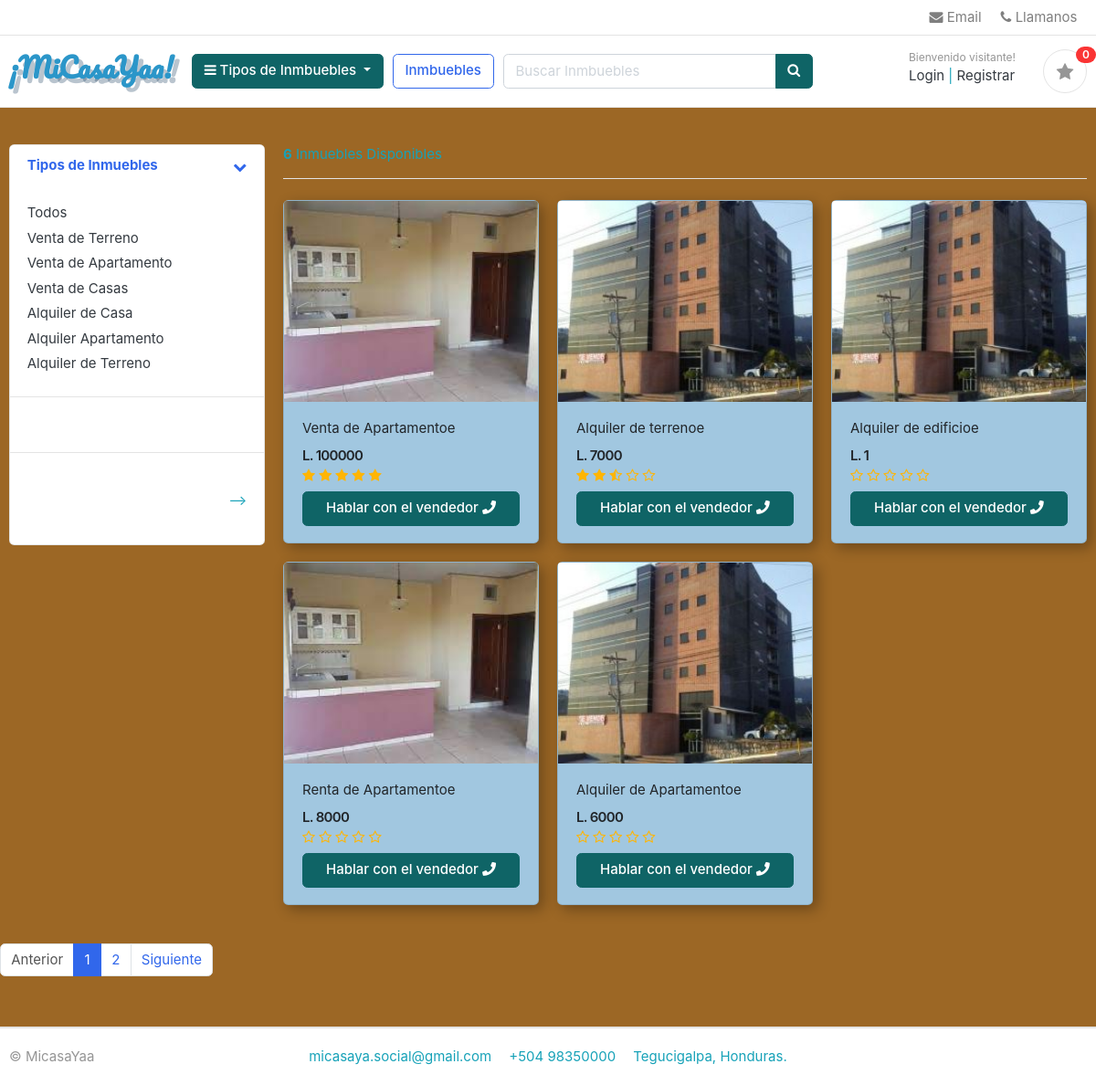
/store/, run on the app's committed database.
### category/models.py (models this page shows, shortened)
class Category(models.Model):
    category_name = models.CharField(max_length=20, unique= True)
    description = models.CharField(max_length=255, blank= True)
    slug = models.CharField(max_length=100,  unique = True)
    cat_image = models.ImageField(upload_to= 'photos/categories', blank = True)
    def get_url(self):
        return reverse('products_by_category', args=[self.slug])

### store/models.py (models this page shows, shortened)
class Product(models.Model):
    product_name = models.CharField(max_length=200, unique=True)
    slug = models.CharField(max_length=200, unique=True)
    descripton = models.TextField(max_length=500, blank=True)
    price = models.IntegerField()
    images = models.ImageField(upload_to = 'photos/products')
    stock = models.IntegerField()
    is_available = models.BooleanField(default = True)
    category = models.ForeignKey(Category, on_delete=models.CASCADE)
    created_date = models.DateTimeField(auto_now_add=True)
    modified_date = models.DateTimeField(auto_now=True)
    def get_url(self):
        return reverse('product_detail', args=[self.category.slug, self.slug])
    def averageReview(self):
        reviews = ReviewRating.objects.filter(product=self, status=True).aggregate(average=Avg('rating'))
        avg=0
        if reviews['average'] is not None:
            avg = float(reviews['average'])
        return avg

### store/views.py (the view)
# urls.py: path('store/', include('store.urls')),
def store(request, category_slug=None):
    categories = None
    products = None
    if category_slug != None:
        categories = get_object_or_404(Category, slug = category_slug)
        products = Product.objects.filter(category=categories, is_available=True).order_by('id')
        paginator = Paginator(products, 5)
        page = request.GET.get('page')
        paged_products = paginator.get_page(page)
        product_count = products.count()
    else:
        products = Product.objects.all().filter(is_available=True).order_by('id')
        paginator = Paginator(products, 5)
        page = request.GET.get('page')
        paged_products = paginator.get_page(page)
        product_count = products.count()
    context = {
        'products':paged_products,
        'product_count':product_count,
    }
    return render(request, 'store/store.html', context)

### category/context_processors.py (called while the page is built)
def menu_links(request):
    links = Category.objects.all()
    return dict(links=links)

### favorites/context_processors.py (called while the page is built)
def counter(request):
    favorite_count = 0
    try:
        favorite = Favorite.objects.filter(favorite_id=_favorite_id(request))
        favorite_items = FavoriteItem.objects.all().filter(favorite=favorite[:1])
        for favorite_item in favorite_items:
            favorite_count += favorite_item.quantity
    except Favorite.DoesNotExist:
        favorite_count = 0
    return dict(favorite_count=favorite_count)

### favorites/views.py (called while the page is built)
def _favorite_id(request):
    favorite = request.session.session_key
    if not favorite:
        favorite = request.session.create()
    return favorite

### templates/store/store.html (shortened to what this page needs)
{% extends 'base.html' %}
{% block content %}
<body>
	<section class="section-content padding-y contenido" >
		<div class="container">
			<div class="row">
				<aside class="col-md-3">
					<div class="card">
						<article class="filter-group">
							<header class="card-header">
								<a href="#" data-toggle="collapse" data-target="#collapse_1" aria-expanded="true" class="">
									<i class="icon-control fa fa-chevron-down"></i>
									<h6 class="title">Tipos de Inmuebles</h6>
								</a>
							</header>
							<div class="filter-content collapse show" id="collapse_1" style="">
								<div class="card-body">
									<ul class="list-menu">
											<li><a href="{% url 'store' %}">Todos  </a></li>
										{% for category in links %}
										<li><a href="{{ category.get_url }}">{{ category.category_name }}  </a></li>
										{% endfor %}
									</ul>
								</div>
							</div>
						</article>
						<article class="filter-group">
							<header class="card-header">
							</header>
							<div class="filter-content collapse show" id="collapse_4" style="">
								<div class="card-body">
								</div>
							</div>
						</article>
						<article class="filter-group">
							<header class="card-header">
							</header>
							<div class="filter-content collapse show" id="collapse_3" style="">
								<div class="card-body">
									<div class="form-row">
										<div class="form-group col-md-6">
										</div>
										<div class="form-group text-right col-md-6">
											-->
										</div>
									</div>
								</div>
							</div>
						</article>
					</div>
				</aside>
				<main class="col-md-9">
					<header class="border-bottom mb-4 pb-3">
						<div class="form-inline">
							<span class="mr-md-auto"> <b>{{ product_count }}</b> Inmuebles Disponibles </span>
						</div>
					</header>
					<div class="row">
						{% if products %}
						{% for product in products %}
						<div class="col-md-4">
							<figure class="card card-product-grid" style="box-shadow: 5px 5px 15px rgba(0,0,0,0.3); background: #A1C7E0;;">
								<div class="img-wrap">
									<a href="{{ product.get_url }}"><img src="{{ product.images.url }}"></a>
								</div>
								<figcaption class="info-wrap">
									<div class="fix-height">
										<a href="{{ product.get_url }}" class="title">{{product.product_name}}e</a>
										<div class="price-wrap mt-2">
											<span class="price">L. {{product.price}}</span>
										</div>
										<div class="rating-star">
								      <span>
								        <i class="fa fa-star{% if product.averageReview < 0.5 %}-o{% elif product.averageReview >= 0.5 and product.averageReview < 1 %}-half-o {% endif %}" aria-hidden="true"></i>
								        <i class="fa fa-star{% if product.averageReview < 1.5 %}-o{% elif product.averageReview >= 1.5 and product.averageReview < 2 %}-half-o {% endif %}" aria-hidden="true"></i>
								        <i class="fa fa-star{% if product.averageReview < 2.5 %}-o{% elif product.averageReview >= 2.5 and product.averageReview < 3 %}-half-o {% endif %}" aria-hidden="true"></i>
								        <i class="fa fa-star{% if product.averageReview < 3.5 %}-o{% elif product.averageReview >= 3.5 and product.averageReview < 4 %}-half-o {% endif %}" aria-hidden="true"></i>
								        <i class="fa fa-star{% if product.averageReview < 4.5 %}-o{% elif product.averageReview >= 4.5 and product.averageReview < 5 %}-half-o {% endif %}" aria-hidden="true"></i>
								      </span>
								    </div>
									</div>
											<a href="{% url 'communicate'  %}" class="btn btn-block btn-success"> Hablar con el vendedor  <i class="fas fa-phone"></i></a>
								</figcaption>
							</figure>
						</div>
						{% endfor %}
						{% else %}
							<div>
								<h2> No se encontraron Inmbuebles </h2>
							</div>
						{% endif %}
								</main>
								<nav class="mt-4" aria-label="Page navigation sample">
									{% if products.has_other_pages %}
									<ul class="pagination">
										{% if products.has_previous %}
										<li class="page-item"><a class="page-link" href="?page={{products.previous_page_number}}">Anterior</a></li>
										{%else%}
										<li class="page-item disabled"><a class="page-link" href="#">Anterior</a></li>
										{% endif %}
										{% for i in products.paginator.page_range %}
											{% if products.number == i %}
												<li class="page-item active"><a class="page-link" href="#">{{i}}</a></li>
											{% else %}
												<li class="page-item"><a class="page-link" href="?page={{i}}">{{i}}</a></li>
											{%endif%}
										{% endfor %}
										{% if products.has_next %}
											<li class="page-item"><a class="page-link" href="?page={{products.next_page_number}}">Siguiente</a></li>
										{% else %}
											<li class="page-item disabled"><a class="page-link" href="#">Siguiente</a></li>
										{% endif %}
									</ul>
									{% endif %}
								</nav>
							</div>
							</div>
							</section>
{% endblock %}

### static/css/estilos.css (style rules this page uses)
.contenido { background-color: #9c6725; }

### static/css/ui.css (style rules this page uses)
html { font-family: "Inter", sans-serif; font-size: 15px; }
.img-wrap { text-align: center; display: block; }
.img-wrap img { max-width: 100%; }
.price-wrap { letter-spacing: -0.7px; }
.padding-y { padding-top: 40px; padding-bottom: 40px; }
figure { margin-bottom: 0; }
article:after, .form-group:after { display: block; clear: both; content: ""; }
[class*=list-] li:after { visibility: hidden; display: block; content: ""; overflow: hidden; height: 0; clear: both; }
.list-menu { list-style: none; margin: 0; padding-left: 0; }
.list-menu li { margin-bottom: 5px; }
.list-menu a { color: #343a40; }
[class*=card-product] a.title { color: #212529; display: block; }
[class*=card-product] .img-wrap { overflow: hidden; position: relative; }
[class*=card-product] .img-wrap img { height: 100%; max-width: 100%; width: auto; display: inline-block; -o-object-fit: cover; object-fit: cover; }
.card-product-grid { margin-bottom: 20px; }
.card-product-grid .img-wrap { border-radius: 0.2rem 0.2rem 0 0; height: 220px; }
.card-product-grid .info-wrap { overflow: hidden; padding: 18px 20px; }
.card-product-grid .fix-height { height: 80px; overflow: hidden; }
.card .img-wrap { overflow: hidden; }
.price { font-weight: 600; color: #212529; }
.icon-control { margin-top: 5px; float: right; font-size: 80%; }
.card-header .title { margin-bottom: 0; line-height: 1.5; }
.filter-group { border-bottom: 1px solid #e4e4e4; }
.filter-group .card-header { border-bottom: 0; }
.filter-group:last-child { border-bottom: 0; }

### proyecto/static/css/custom.css (style rules this page uses)
.rating-star i { color: #ffb503 !important; }

### data on the page
Category: category_name "Venta de Terreno"
Category: category_name "Venta de Apartamento"
Category: category_name "Venta de Casas"
Category: category_name "Alquiler de Casa"
Category: category_name "Alquiler Apartamento"
Category: category_name "Alquiler de Terreno"
Product: images (picture), product_name "Venta de Apartamento", price "100000"
Product: images (picture), product_name "Alquiler de terreno", price "7000"
Product: images (picture), product_name "Alquiler de edificio", price "1"
Product: images (picture), product_name "Renta de Apartamento", price "8000"
Product: images (picture), product_name "Alquiler de Apartamento", price "6000"

### other printed values
{{ favorite_count }} "0"
{{ i }} "1"
{{ i }} "2"
